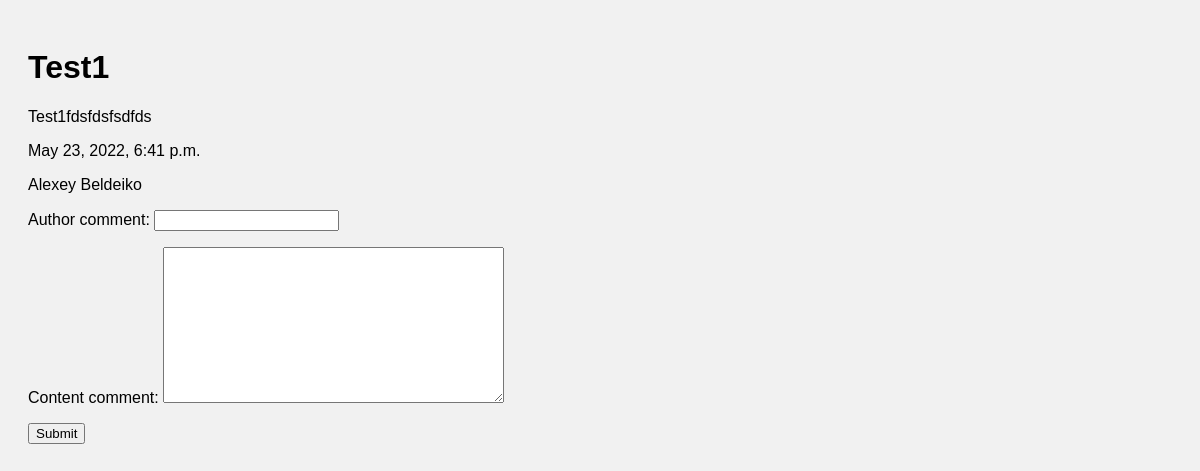
/post/1, run on an earlier commit of the app's database.
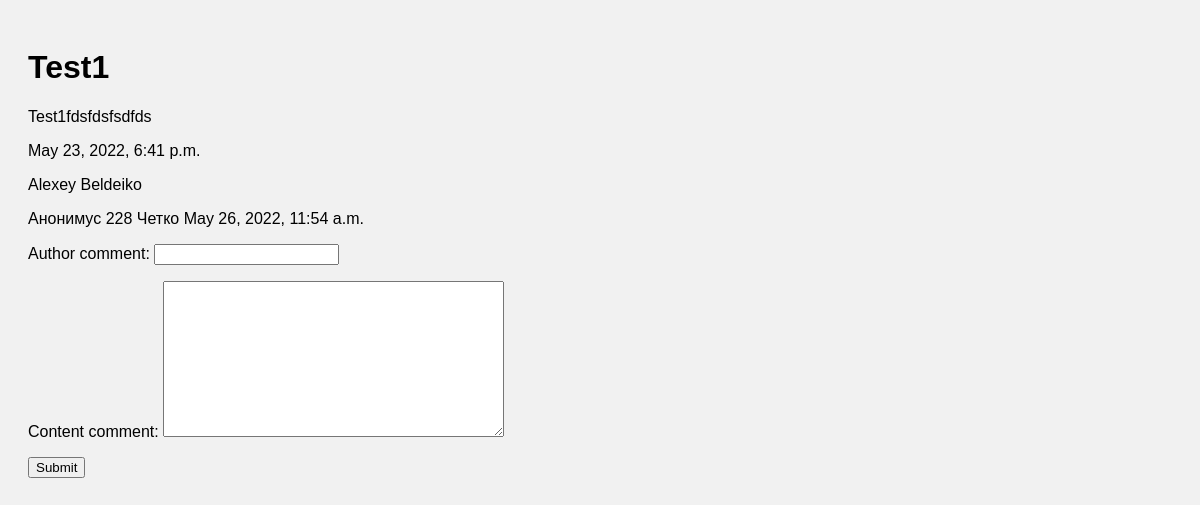
And on a later commit of the database.
### main/models.py (models this page shows, shortened)
class CommentForPost(models.Model):
    post = models.ForeignKey(Post, related_name='comments', on_delete=models.CASCADE)
    author_comment = models.CharField(max_length=50)
    content_comment = models.TextField(max_length=200)
    created_comment = models.DateTimeField(auto_now_add=True)
    status_comment = models.BooleanField(default=True)
    class Meta:
        verbose_name = 'Комментарий'
        verbose_name_plural = 'Комментарии'
        ordering = ('-created_comment',)

### main/views.py (the view)
# urls.py: path('post/<int:pk>', PostDetail.as_view(), name='detail_post'),
class PostDetail(View):
    template_name = 'detail_post.html'
    comment_form = CommentFormForPost
    def get(self, request, pk, *args, **kwargs):
        post = get_object_or_404(Post, pk=pk)
        context = {}
        context['post'] = post
        context['comments'] = post.comments.filter(status_comment=True)
        context['form'] = self.comment_form
        return render(request, template_name=self.template_name, context=context)

### main/models.py (called while the page is built)
    def __str__(self):
        return f'{self.name} {self.surname}'

### main/templates/detail_post.html (shortened to what this page needs)
{% extends "base.html" %}
{% block content %}
<h1>{{post.title}}</h1>
<p>{{post.content}}</p>
<p>{{post.created}}</p>
<p>{{post.author}}</p>
{%for comment in comments%}
{{comment.author_comment}}
{{comment.content_comment}}
{{comment.created_comment}}
{%endfor%}
<form action="" method="post">
    {{ form.as_p }}
    <button type="submit">Submit</button>
</form>
{% endblock %}

What changed in the data, as far as the page shows it:
added CommentForPost: author_comment "Анонимус 228", content_comment "Четко", created_comment "May 26, 2022, 11:54 a.m."
